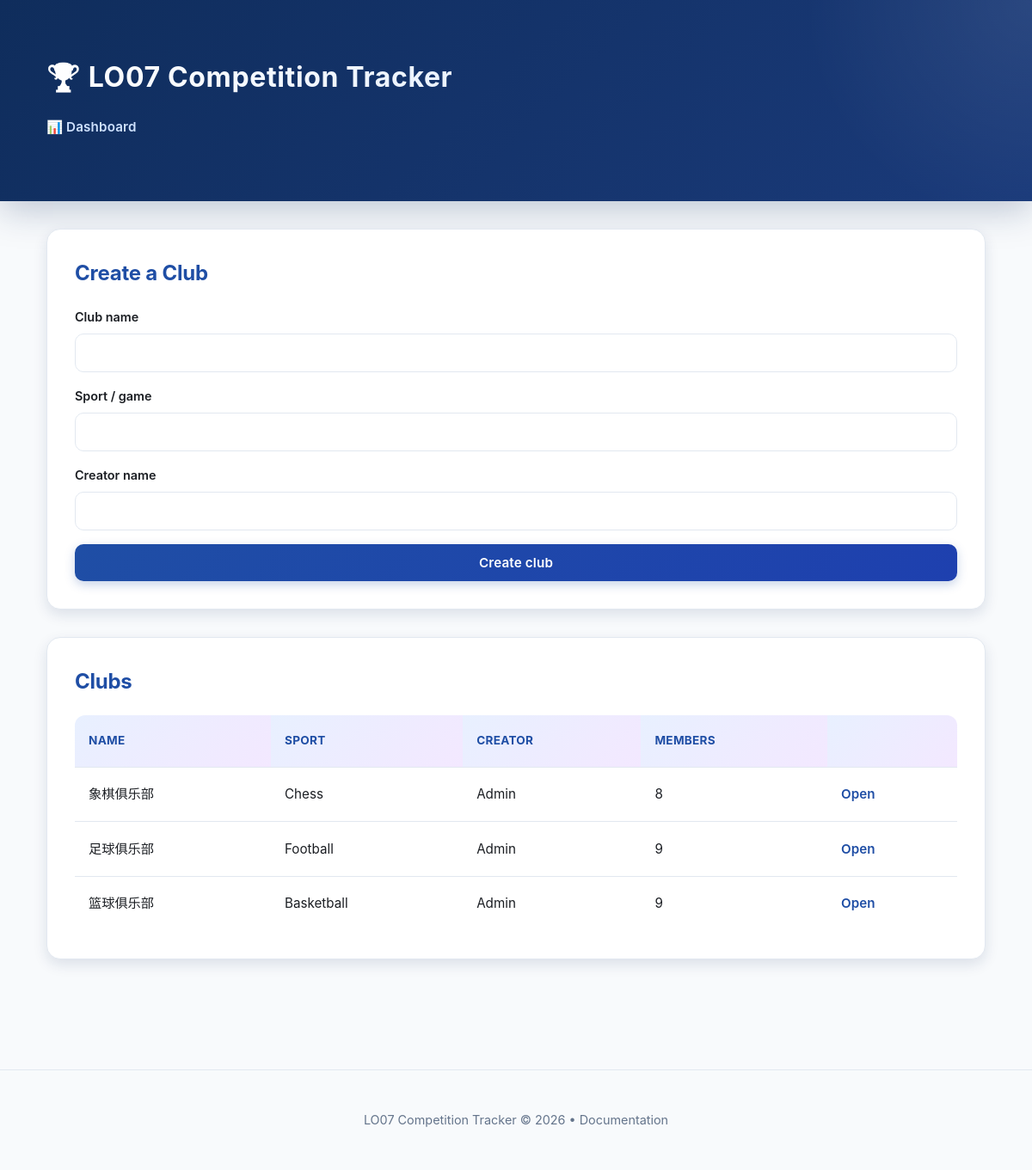
The page / on the database its author committed.
### tables this page shows
CREATE TABLE clubs (
            id INTEGER PRIMARY KEY AUTOINCREMENT,
            name TEXT NOT NULL,
            sport TEXT NOT NULL,
            created_by INTEGER NOT NULL,
            created_at TEXT NOT NULL,
            FOREIGN KEY (created_by) REFERENCES users(id)
        );

### public/index.php (called while the page is built, shortened)
<?php
require __DIR__ . '/../app/bootstrap.php';
$controller = new DashboardController($repo);
$data = $controller->getDashboardData();
$clubs = $data['clubs'];
require __DIR__ . '/../app/views/dashboard.php';
require __DIR__ . '/../app/views/layout.php';

### app/bootstrap.php (called while the page is built, shortened)
<?php
$config = require __DIR__ . '/config/config.php';
require __DIR__ . '/config/db.php';
require __DIR__ . '/models/Repository.php';
require __DIR__ . '/controllers/DashboardController.php';
$db = db_connect($config);
$repo = new Repository($db);

### app/controllers/DashboardController.php (called while the page is built, shortened)
<?php
class DashboardController
{
    private Repository $repo;
    public function __construct(Repository $repo)
    {
        $this->repo = $repo;
    }
    public function getDashboardData(): array
    {
        return [
            'clubs' => $this->repo->listClubs(),
        ];
    }
}

### app/models/Repository.php (called while the page is built, shortened)
<?php
class Repository
{
    private PDO $db;
    public function __construct(PDO $db)
    {
        $this->db = $db;
    }
    public function listClubs(): array
    {
        $stmt = $this->db->query(
            'SELECT c.*, u.username AS creator_name,
                (SELECT COUNT(*) FROM club_members cm WHERE cm.club_id = c.id) AS member_count
             FROM clubs c
             LEFT JOIN users u ON u.id = c.created_by
             ORDER BY c.created_at DESC'
        );
        return $stmt->fetchAll(PDO::FETCH_ASSOC);
    }
}

### app/views/dashboard.php (the view, shortened to what this page needs)
<section class="card">
    <h2>Create a Club</h2>
    <form method="post" class="form-grid">
        <label>
            Club name
            <input type="text" name="club_name" required>
        </label>
        <label>
            Sport / game
            <input type="text" name="sport" required>
        </label>
        <label>
            Creator name
            <input type="text" name="creator_name" required>
        </label>
        <button type="submit">Create club</button>
    </form>
</section>
<section class="card">
    <h2>Clubs</h2>
    <?php if (empty($clubs)) : ?>
        <p>No clubs yet. Create the first one.</p>
    <?php else : ?>
        <div class="table-wrap">
            <table>
                <thead>
                <tr>
                    <th>Name</th>
                    <th>Sport</th>
                    <th>Creator</th>
                    <th>Members</th>
                    <th></th>
                </tr>
                </thead>
                <tbody>
                <?php foreach ($clubs as $club) : ?>
                    <tr>
                        <td><?php echo htmlspecialchars($club['name']); ?></td>
                        <td><?php echo htmlspecialchars($club['sport']); ?></td>
                        <td><?php echo htmlspecialchars($club['creator_name'] ?? ''); ?></td>
                        <td><?php echo (int) $club['member_count']; ?></td>
                        <td><a class="link" href="club.php?club_id=<?php echo (int) $club['id']; ?>">Open</a></td>
                    </tr>
                <?php endforeach; ?>
                </tbody>
            </table>
        </div>
    <?php endif; ?>
</section>

### public/assets/styles.css (style rules this page uses)
:root { --blue: #1f4ea5; --blue-light: #e8f0ff; --green: #1f8f5f; --green-light: #e8f5ef; --red: #c13b2a; --red-light: #ffe8e5; --amber: #d97706; --amber-light: #fef3e2; --purple: #7c3aed; --purple-light: #f3e8ff; --sky: #0284c7; --sky-light: #e0f2fe; --bg: #f8fafc; --bg-dark: #1e293b; --card: #ffffff; --text: #1b1e23; --muted: #64748b; --border: #e2e8f0; --shadow-sm: 0 2px 6px rgba(15, 45, 92, 0.08); --shadow-md: 0 6px 16px rgba(15, 45, 92, 0.12); --shadow-lg: 0 12px 32px rgba(15, 45, 92, 0.15); }
* { box-sizing: border-box; }
body { margin: 0; font-family: -apple-system, BlinkMacSystemFont, "Segoe UI", "Helvetica Neue", sans-serif; color: var(--text); background: var(--bg); line-height: 1.6; }
.card { background: var(--card); border-radius: 16px; padding: 2rem; margin-bottom: 2rem; box-shadow: var(--shadow-md); transition: all 0.3s ease; border: 1px solid var(--border); position: relative; overflow: hidden; }
.card::before { content: ''; position: absolute; top: 0; left: 0; right: 0; height: 4px; background: linear-gradient(90deg, var(--blue), var(--purple), var(--sky)); transform: scaleX(0); transform-origin: left; transition: transform 0.3s ease; }
.card h2 { margin: 0 0 1.2rem; font-size: 1.5rem; color: var(--blue); font-weight: 700; letter-spacing: -0.01em; }
.form-grid { display: grid; gap: 1rem; }
label { display: grid; gap: 0.5rem; font-size: 0.9rem; color: var(--text); font-weight: 600; }
input, select, button { padding: 0.75rem 1rem; border-radius: 10px; border: 1.5px solid var(--border); font-size: 0.95rem; font-family: inherit; transition: all 0.3s ease; }
button { background: linear-gradient(135deg, var(--blue) 0%, #1e40af 100%); color: white; border: none; cursor: pointer; font-weight: 600; letter-spacing: 0.01em; box-shadow: 0 4px 12px rgba(31, 78, 165, 0.25); }
.table-wrap { overflow-x: auto; }
table { width: 100%; border-collapse: collapse; background: var(--card); border-radius: 12px; overflow: hidden; }
th, td { text-align: left; padding: 1.2rem 1rem; border-bottom: 1px solid var(--border); font-size: 0.95rem; line-height: 1.6; }
th { background: linear-gradient(135deg, var(--blue-light) 0%, var(--purple-light) 100%); color: var(--blue); font-weight: 700; letter-spacing: 0.02em; text-transform: uppercase; font-size: 0.85rem; }
tbody tr { transition: all 0.2s ease; }
tbody tr:last-child td { border-bottom: none; }
.link { color: var(--blue); font-weight: 600; text-decoration: none; transition: all 0.2s ease; border-bottom: 2px solid transparent; padding-bottom: 2px; }

### rows shown on the page
clubs: name "象棋俱乐部", sport "Chess", creator_name "Admin", member_count "8"
clubs: name "足球俱乐部", sport "Football", creator_name "Admin", member_count "9"
clubs: name "篮球俱乐部", sport "Basketball", creator_name "Admin", member_count "9"
